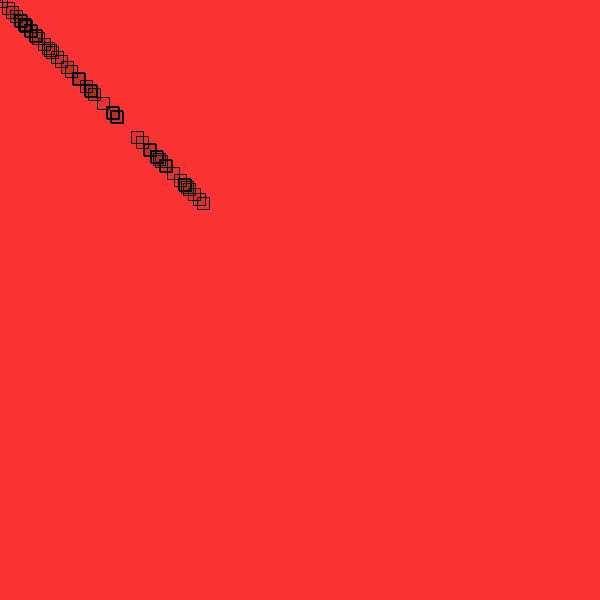
Frame 1 (no input)
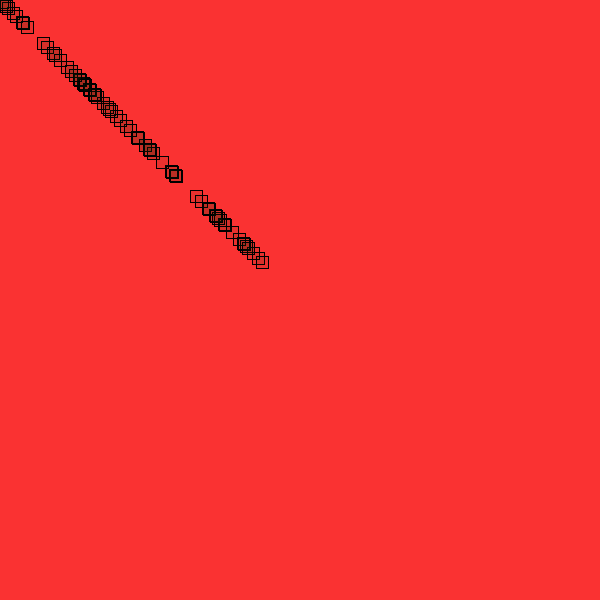
Frame 60 (the mouse pressed at the canvas centre just before this capture)
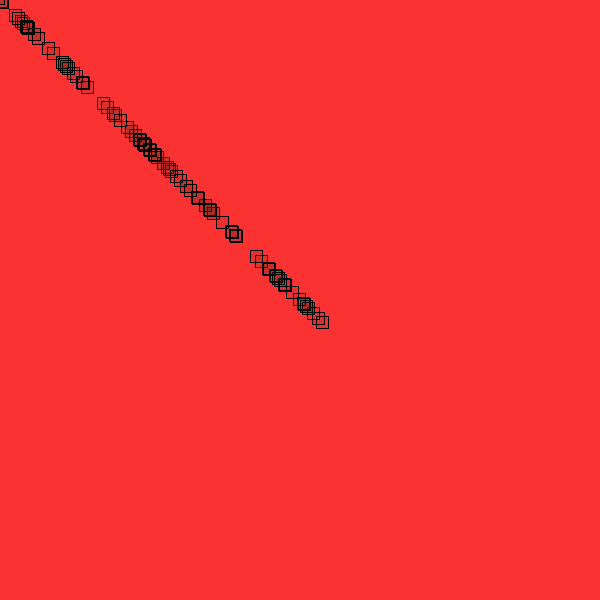
Frame 120 (the mouse held since frame 60 and released just before this capture)

The Processing sketch that drew these frames (run headless with seeded random() and noise(); from frame 60 on, the mouse is pressed at the canvas centre):

// Processing sketch: processing_116200
// ── processing_116200.pde

float[] x = new float[4000];
void setup() {
  size(600, 600);
  smooth(); 
  fill(30, 40, 0, 20);
  for (int i = 0; i < x.length; i++) {
    x[i] = random(-11000, 200);
  }
}
void draw() {
  background(250, 50, 50);
  for (int i = 0; i < x.length; i++) {
    x[i] += 1;
    float y = 10;
    rect(x[i], x[i], 12, 12);
    
  }
}
